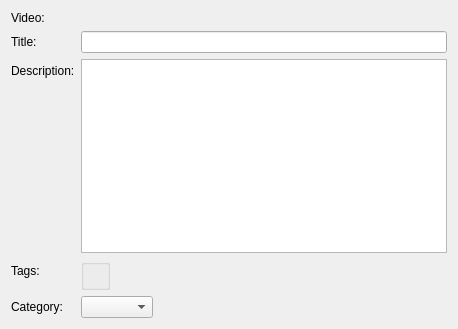
<?xml version="1.0" encoding="UTF-8"?>
<ui version="4.0">
 <class>VideoPage</class>
 <widget class="QWizardPage" name="VideoPage">
  <property name="geometry">
   <rect>
    <x>0</x>
    <y>0</y>
    <width>458</width>
    <height>329</height>
   </rect>
  </property>
  <property name="windowTitle">
   <string notr="true"/>
  </property>
  <property name="title">
   <string>Video</string>
  </property>
  <property name="subTitle">
   <string>Please select a video and enter the appropriate data</string>
  </property>
  <attribute name="pageId">
   <string notr="true">2</string>
  </attribute>
  <layout class="QFormLayout" name="formLayout">
   <property name="fieldGrowthPolicy">
    <enum>QFormLayout::ExpandingFieldsGrow</enum>
   </property>
   <item row="1" column="0">
    <widget class="QLabel" name="label">
     <property name="text">
      <string>Video:</string>
     </property>
     <property name="buddy">
      <cstring>videoRequester</cstring>
     </property>
    </widget>
   </item>
   <item row="1" column="1">
    <widget class="KUrlRequester" name="videoRequester">
     <property name="clickMessage">
      <string notr="true"/>
     </property>
    </widget>
   </item>
   <item row="2" column="0">
    <widget class="QLabel" name="label_2">
     <property name="text">
      <string>Title:</string>
     </property>
     <property name="buddy">
      <cstring>titleEdit</cstring>
     </property>
    </widget>
   </item>
   <item row="2" column="1">
    <widget class="KLineEdit" name="titleEdit"/>
   </item>
   <item row="4" column="0">
    <widget class="QLabel" name="label_3">
     <property name="text">
      <string>Description:</string>
     </property>
     <property name="buddy">
      <cstring>descriptionEdit</cstring>
     </property>
    </widget>
   </item>
   <item row="4" column="1">
    <widget class="KTextEdit" name="descriptionEdit">
     <property name="documentTitle">
      <string/>
     </property>
     <property name="html">
      <string notr="true">&lt;!DOCTYPE HTML PUBLIC &quot;-//W3C//DTD HTML 4.0//EN&quot; &quot;http://www.w3.org/TR/REC-html40/strict.dtd&quot;&gt;
&lt;html&gt;&lt;head&gt;&lt;meta name=&quot;qrichtext&quot; content=&quot;1&quot; /&gt;&lt;style type=&quot;text/css&quot;&gt;
p, li { white-space: pre-wrap; }
&lt;/style&gt;&lt;/head&gt;&lt;body style=&quot; font-family:'Tahoma'; font-size:9pt; font-weight:400; font-style:normal;&quot;&gt;
&lt;p style=&quot;-qt-paragraph-type:empty; margin-top:0px; margin-bottom:0px; margin-left:0px; margin-right:0px; -qt-block-indent:0; text-indent:0px; font-size:8pt;&quot;&gt;&lt;/p&gt;&lt;/body&gt;&lt;/html&gt;</string>
     </property>
    </widget>
   </item>
   <item row="5" column="0">
    <widget class="QLabel" name="label_5">
     <property name="text">
      <string>Tags:</string>
     </property>
    </widget>
   </item>
   <item row="5" column="1">
    <widget class="KEditListBox" name="tagBox">
     <property name="flat">
      <bool>false</bool>
     </property>
     <property name="buttons">
      <set>KEditListBox::Add|KEditListBox::Remove</set>
     </property>
    </widget>
   </item>
   <item row="6" column="0">
    <widget class="QLabel" name="label_4">
     <property name="text">
      <string>Category:</string>
     </property>
     <property name="buddy">
      <cstring>categoryCombo</cstring>
     </property>
    </widget>
   </item>
   <item row="6" column="1">
    <widget class="KComboBox" name="categoryCombo">
     <property name="sizeAdjustPolicy">
      <enum>QComboBox::AdjustToContents</enum>
     </property>
    </widget>
   </item>
  </layout>
 </widget>
 <customwidgets>
  <customwidget>
   <class>KUrlRequester</class>
   <extends>QFrame</extends>
   <header>kurlrequester.h</header>
  </customwidget>
  <customwidget>
   <class>KEditListBox</class>
   <extends>QGroupBox</extends>
   <header>keditlistbox.h</header>
  </customwidget>
  <customwidget>
   <class>KLineEdit</class>
   <extends>QLineEdit</extends>
   <header>klineedit.h</header>
  </customwidget>
  <customwidget>
   <class>KComboBox</class>
   <extends>QComboBox</extends>
   <header>kcombobox.h</header>
  </customwidget>
  <customwidget>
   <class>KTextEdit</class>
   <extends>QTextEdit</extends>
   <header>ktextedit.h</header>
  </customwidget>
 </customwidgets>
 <resources/>
 <connections/>
</ui>
